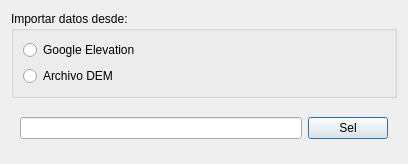
<?xml version="1.0" encoding="UTF-8"?>
<ui version="4.0">
 <class>formImportData</class>
 <widget class="QDialog" name="formImportData">
  <property name="geometry">
   <rect>
    <x>0</x>
    <y>0</y>
    <width>408</width>
    <height>164</height>
   </rect>
  </property>
  <property name="windowTitle">
   <string>Create Surface</string>
  </property>
  <layout class="QVBoxLayout" name="verticalLayout_2">
   <item>
    <widget class="QGroupBox" name="groupBox">
     <property name="title">
      <string>Importar datos desde:</string>
     </property>
     <layout class="QVBoxLayout" name="verticalLayout">
      <item>
       <widget class="QRadioButton" name="radio1">
        <property name="text">
         <string>Google Elevation</string>
        </property>
       </widget>
      </item>
      <item>
       <widget class="QRadioButton" name="radio2">
        <property name="text">
         <string>Archivo DEM</string>
        </property>
       </widget>
      </item>
     </layout>
    </widget>
   </item>
   <item>
    <widget class="QWidget" name="gbLocalFile" native="true">
     <layout class="QHBoxLayout" name="horizontalLayout">
      <item>
       <widget class="QLineEdit" name="editDEM"/>
      </item>
      <item>
       <widget class="QPushButton" name="buttonDEM">
        <property name="text">
         <string>Sel</string>
        </property>
       </widget>
      </item>
     </layout>
    </widget>
   </item>
  </layout>
 </widget>
 <resources/>
 <connections/>
</ui>
